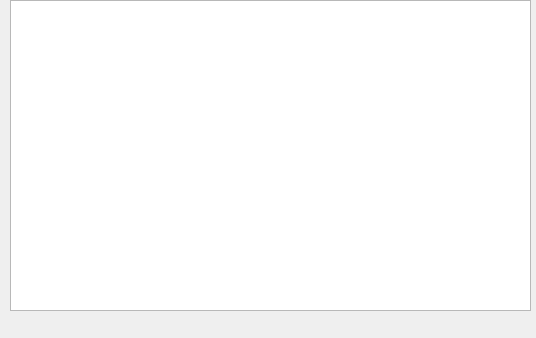
<?xml version="1.0" encoding="UTF-8"?>
<ui version="4.0">
 <class>DialogAudiobookPrint</class>
 <widget class="QDialog" name="DialogAudiobookPrint">
  <property name="geometry">
   <rect>
    <x>0</x>
    <y>0</y>
    <width>536</width>
    <height>338</height>
   </rect>
  </property>
  <property name="windowTitle">
   <string>Dialog</string>
  </property>
  <widget class="QListWidget" name="listWidget">
   <property name="geometry">
    <rect>
     <x>10</x>
     <y>0</y>
     <width>521</width>
     <height>311</height>
    </rect>
   </property>
  </widget>
 </widget>
 <resources/>
 <connections/>
</ui>
